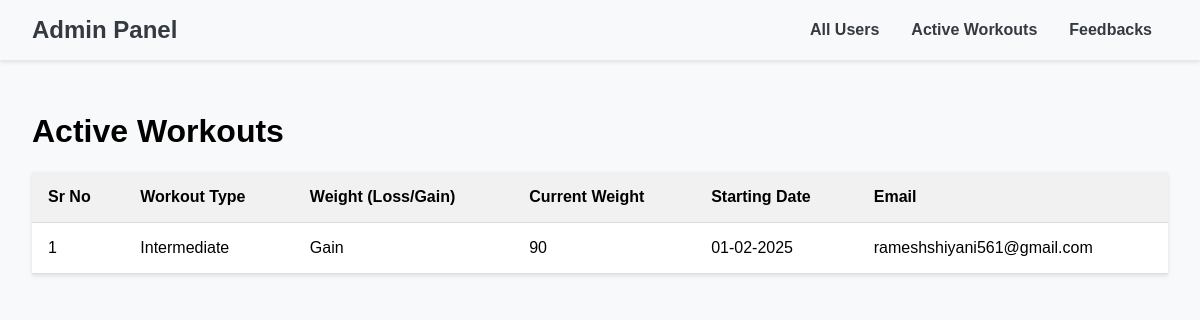
The app's page /active.php with its own data.
### tables this page shows
CREATE TABLE `workout` (
  `w_type` varchar(20) NOT NULL,
  `weight` varchar(10) NOT NULL,
  `curr_weight` int(4) NOT NULL,
  `email` varchar(30) NOT NULL,
  `start_date` varchar(20) NOT NULL
);

### active.php (the view, shortened to what this page needs)
<?php
    include 'admin_nav.php';
    $select = mysqli_query($con,"SELECT * FROM `workout`");
    $tot_row = mysqli_num_rows($select);
?>
<!DOCTYPE html>
<html lang="en">
<head>
</head>
<body>
<div class="container">
    <h1>Active Workouts</h1>
    <table class="user-table">
        <?php
            if($tot_row > 0)
            {
                $i=1;
                ?>
                <tr>
                <th>Sr No</th>
                <th>Workout Type</th>
                <th>Weight (Loss/Gain)</th>
                <th>Current Weight</th>
                <th>Starting Date</th>
                <th>Email</th>
            </tr>
                <?php
                while($row = mysqli_fetch_assoc($select))
                {
                    ?>
                    <tr>
                        <td><?php echo $i?></td>
                        <td><?php echo $row['w_type']?></td>
                        <td><?php echo $row['weight']?></td>
                        <td><?php echo $row['curr_weight']?></td>
                        <td><?php echo $row['start_date']?></td>
                        <td><?php echo $row['email']?></td>
                    </tr>
                    <?php
                    $i++;
                }
            }
        ?>
    </table>
</div>
</body>
</html>

### admin_nav.php (style rules this page uses)
body { font-family: Arial, sans-serif; margin: 0; padding: 0; background-color: #f8f9fa; }

### active.php (style rules this page uses)
body { font-family: Arial, sans-serif; margin: 0; padding: 0; background-color: #f8f9fa; }
.container { padding: 2rem; }
.user-table, .review-table { width: 100%; border-collapse: collapse; background-color: #fff; box-shadow: 0 2px 4px rgba(0, 0, 0, 0.1); margin-bottom: 2rem; }
.user-table th, .user-table td, .review-table th, .review-table td { padding: 1rem; text-align: left; border-bottom: 1px solid #ddd; }
.user-table th, .review-table th { background-color: #f1f1f1; font-weight: bold; }

### records on screen
workout: w_type "Intermediate", weight "Gain", curr_weight "90", start_date "01-02-2025", email "rameshshiyani561@gmail.com"
